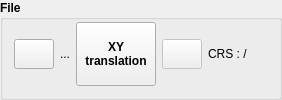
          <widget class="QGroupBox" name="groupBox_Title">
           <property name="enabled">
            <bool>true</bool>
           </property>
           <property name="sizePolicy">
            <sizepolicy hsizetype="Preferred" vsizetype="Fixed">
             <horstretch>0</horstretch>
             <verstretch>0</verstretch>
            </sizepolicy>
           </property>
           <property name="minimumSize">
            <size>
             <width>0</width>
             <height>60</height>
            </size>
           </property>
           <property name="baseSize">
            <size>
             <width>0</width>
             <height>0</height>
            </size>
           </property>
           <property name="font">
            <font>
             <weight>75</weight>
             <bold>true</bold>
            </font>
           </property>
           <property name="title">
            <string>File</string>
           </property>
           <layout class="QHBoxLayout" name="horizontalLayout">
            <property name="topMargin">
             <number>2</number>
            </property>
            <item>
             <widget class="QPushButton" name="pushButton_loadslf">
              <property name="sizePolicy">
               <sizepolicy hsizetype="Preferred" vsizetype="Fixed">
                <horstretch>0</horstretch>
                <verstretch>0</verstretch>
               </sizepolicy>
              </property>
              <property name="minimumSize">
               <size>
                <width>30</width>
                <height>30</height>
               </size>
              </property>
              <property name="font">
               <font>
                <weight>50</weight>
                <bold>false</bold>
               </font>
              </property>
              <property name="toolTip">
               <string>Click here to load selafin file</string>
              </property>
              <property name="text">
               <string/>
              </property>
              <property name="icon">
               <iconset>
                <normaloff>:/plugins/PostTelemac/icons/Open_48x48.png</normaloff>:/plugins/PostTelemac/icons/Open_48x48.png</iconset>
              </property>
              <property name="iconSize">
               <size>
                <width>20</width>
                <height>20</height>
               </size>
              </property>
              <property name="checkable">
               <bool>false</bool>
              </property>
              <property name="autoDefault">
               <bool>false</bool>
              </property>
             </widget>
            </item>
            <item>
             <widget class="QLabel" name="label_loadslf">
              <property name="sizePolicy">
               <sizepolicy hsizetype="Expanding" vsizetype="Preferred">
                <horstretch>0</horstretch>
                <verstretch>0</verstretch>
               </sizepolicy>
              </property>
              <property name="font">
               <font>
                <weight>50</weight>
                <bold>false</bold>
               </font>
              </property>
              <property name="text">
               <string>...</string>
              </property>
             </widget>
            </item>
            <item>
             <widget class="QPushButton" name="pushbutton_crstranslation">
              <property name="sizePolicy">
               <sizepolicy hsizetype="Preferred" vsizetype="Preferred">
                <horstretch>0</horstretch>
                <verstretch>0</verstretch>
               </sizepolicy>
              </property>
              <property name="minimumSize">
               <size>
                <width>0</width>
                <height>30</height>
               </size>
              </property>
              <property name="text">
               <string>XY 
translation</string>
              </property>
             </widget>
            </item>
            <item>
             <widget class="QPushButton" name="pushButton_crs">
              <property name="enabled">
               <bool>false</bool>
              </property>
              <property name="sizePolicy">
               <sizepolicy hsizetype="Fixed" vsizetype="Fixed">
                <horstretch>0</horstretch>
                <verstretch>0</verstretch>
               </sizepolicy>
              </property>
              <property name="minimumSize">
               <size>
                <width>30</width>
                <height>30</height>
               </size>
              </property>
              <property name="maximumSize">
               <size>
                <width>16777215</width>
                <height>16777215</height>
               </size>
              </property>
              <property name="toolTip">
               <string>&lt;html&gt;&lt;head/&gt;&lt;body&gt;&lt;p&gt;Coordinate reference system in which the telemac file has been built&lt;/p&gt;&lt;p&gt;Beware : Choose the same CRS as QGis's projet's !!&lt;/p&gt;&lt;/body&gt;&lt;/html&gt;</string>
              </property>
              <property name="text">
               <string/>
              </property>
              <property name="icon">
               <iconset>
                <normaloff>:/plugins/PostTelemac/icons/Globe_48x48.png</normaloff>:/plugins/PostTelemac/icons/Globe_48x48.png</iconset>
              </property>
              <property name="iconSize">
               <size>
                <width>20</width>
                <height>20</height>
               </size>
              </property>
             </widget>
            </item>
            <item>
             <widget class="QLabel" name="label_selafin_crs">
              <property name="sizePolicy">
               <sizepolicy hsizetype="Fixed" vsizetype="Preferred">
                <horstretch>0</horstretch>
                <verstretch>0</verstretch>
               </sizepolicy>
              </property>
              <property name="minimumSize">
               <size>
                <width>60</width>
                <height>0</height>
               </size>
              </property>
              <property name="font">
               <font>
                <weight>50</weight>
                <bold>false</bold>
               </font>
              </property>
              <property name="text">
               <string>CRS : /</string>
              </property>
             </widget>
            </item>
           </layout>
          </widget>
